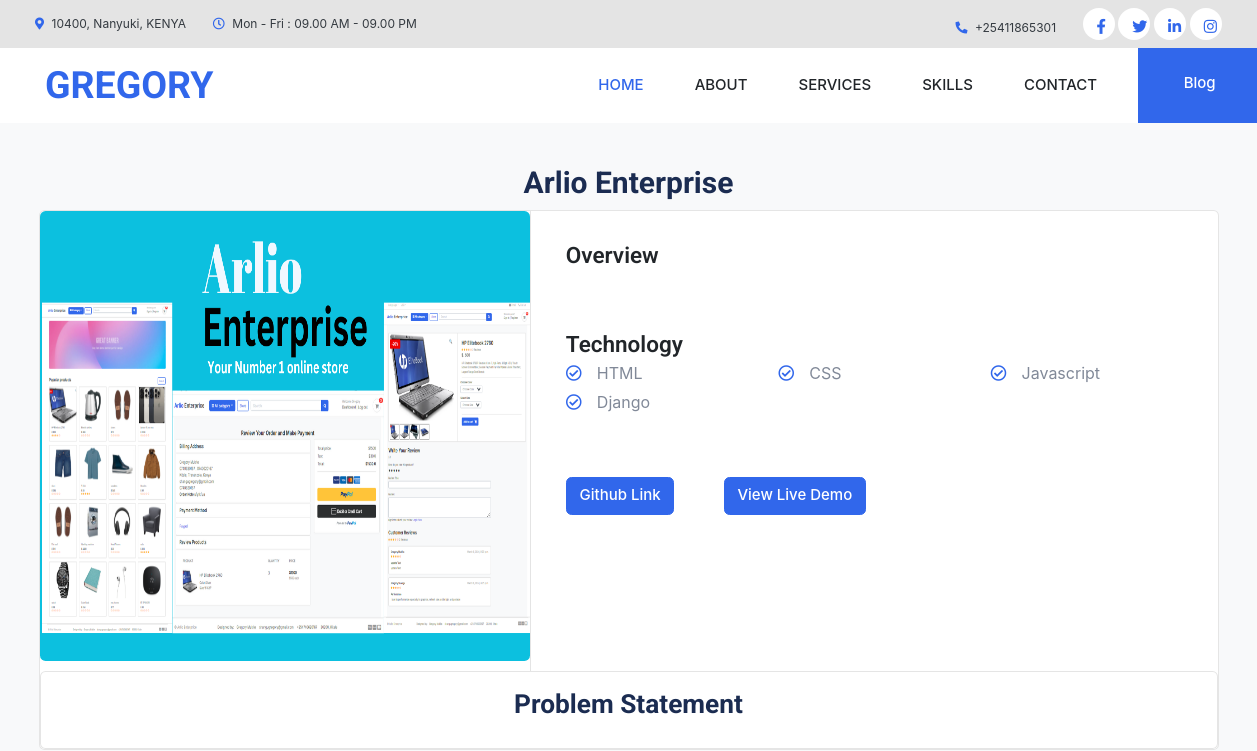
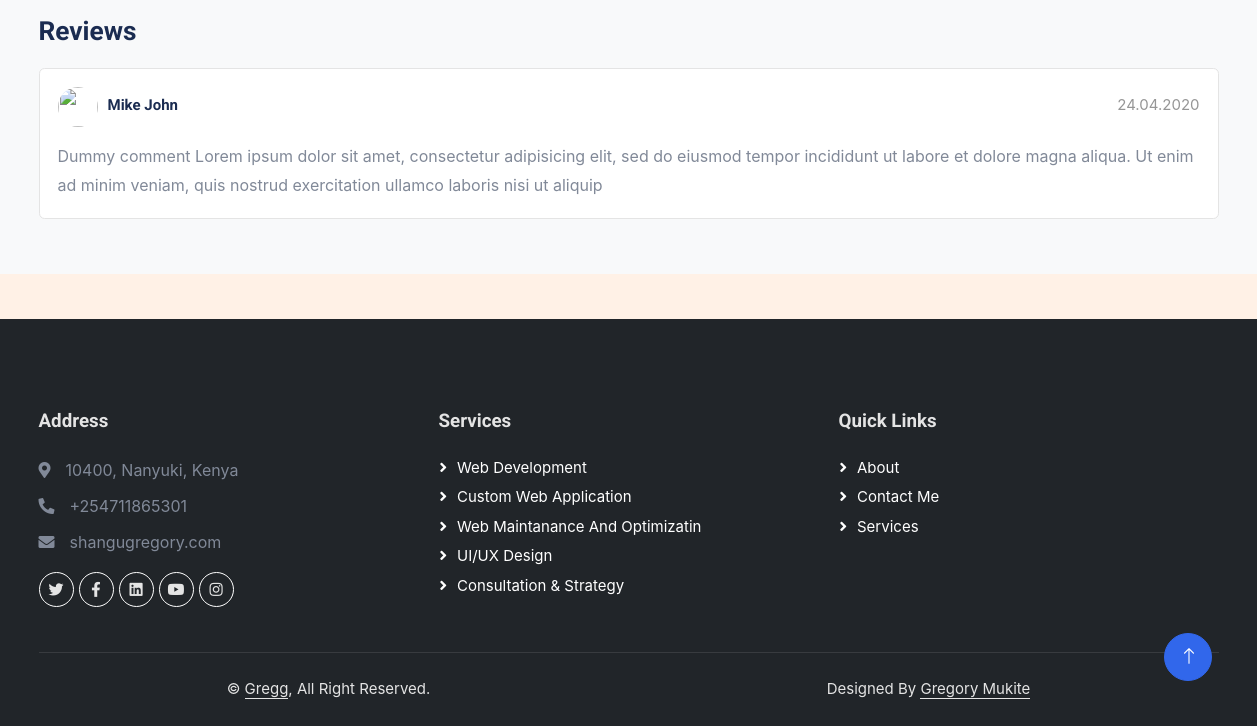
Before: /project_details/project_details/1/ with the older database file (2 pictures, top to bottom).
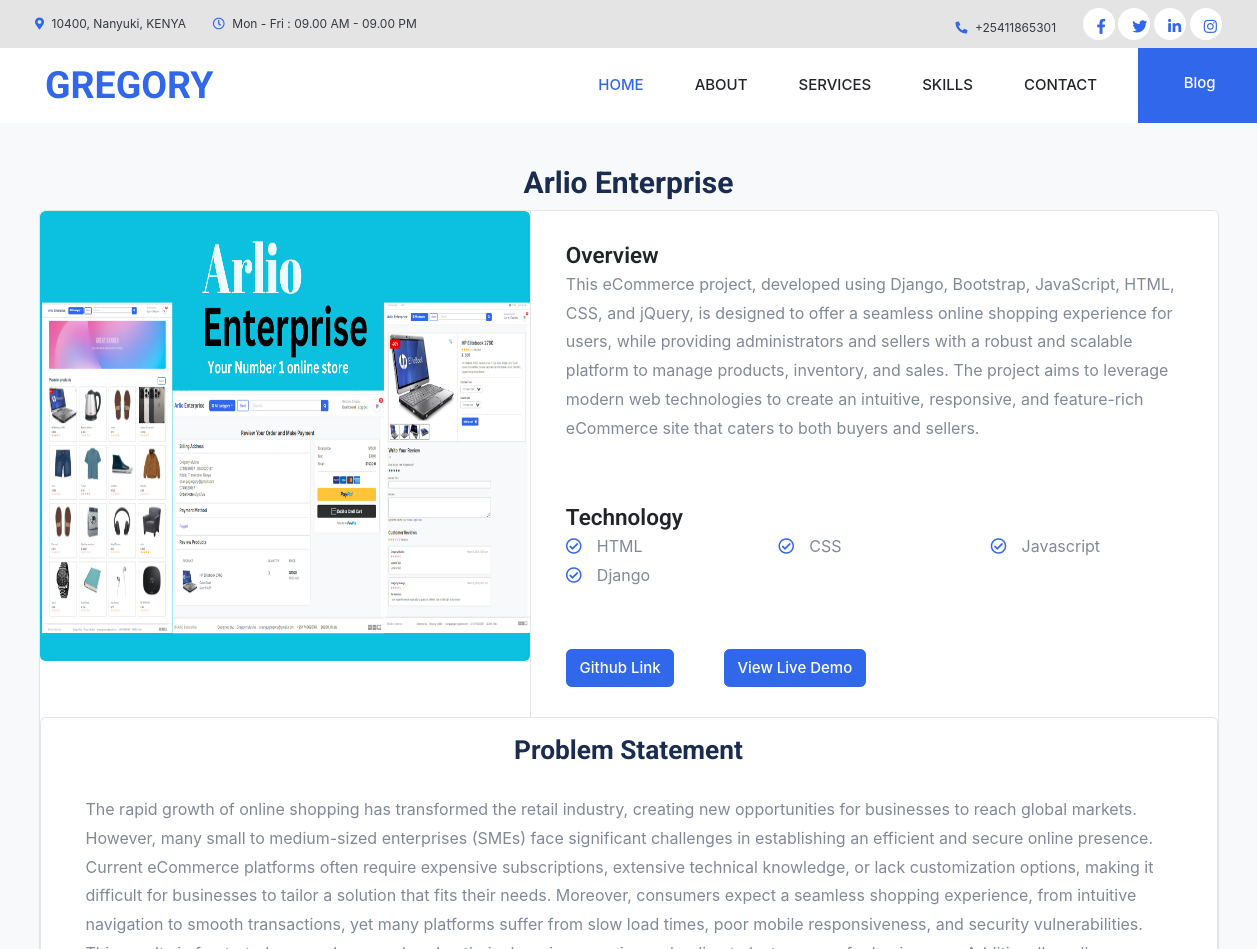
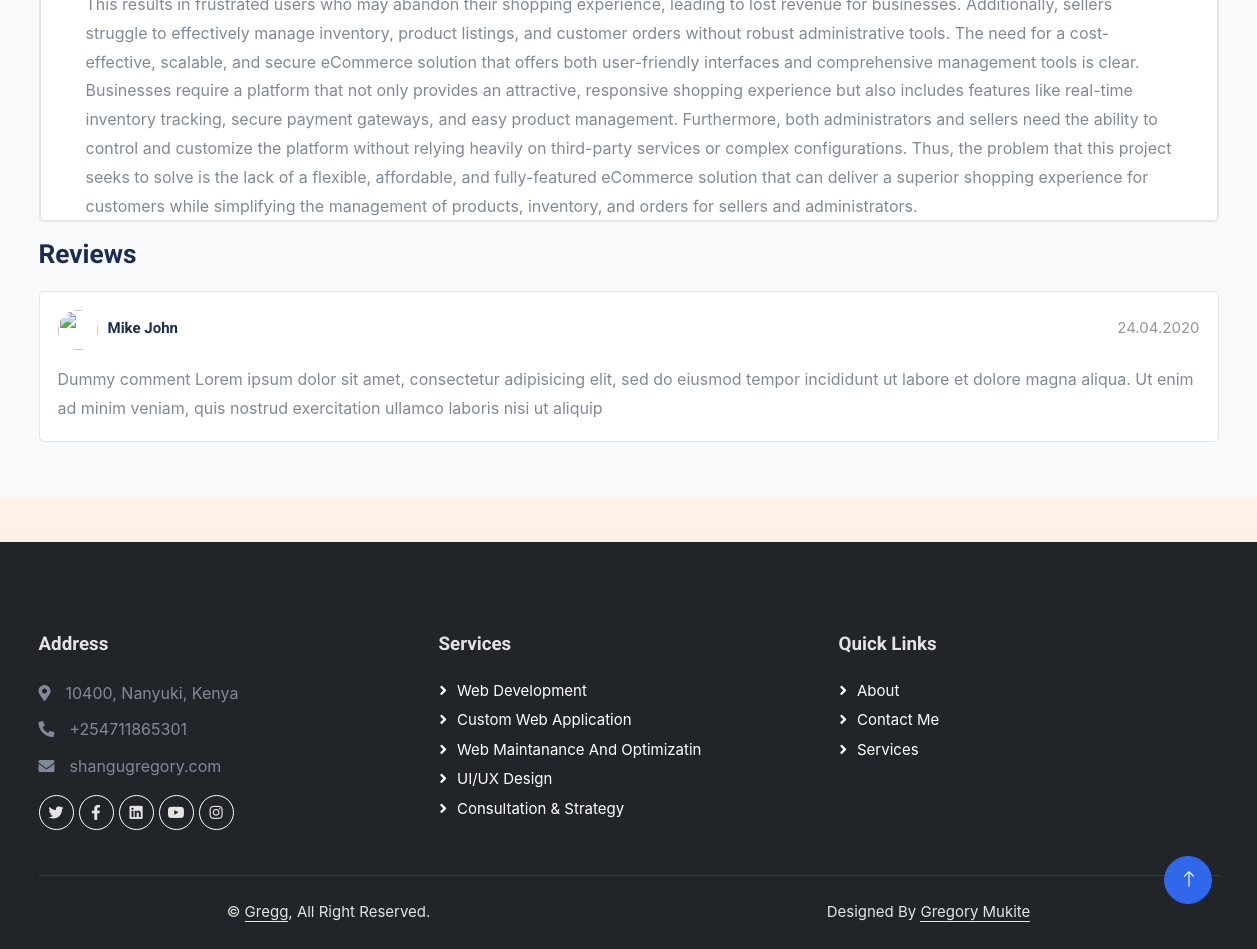
After: the same page with the newer database file (2 pictures, top to bottom).
### projects/models.py (models this page shows, shortened)
class Technology(models.Model):
    project = models.ForeignKey(Project, on_delete=models.CASCADE)
    technology =  models.CharField(max_length= 300)

class Overview(models.Model):
    project = models.ForeignKey(Project, on_delete=models.CASCADE)
    summary = models.TextField()
    problem_statement=models.TextField()

### projects/views.py (the view)
# urls.py: path('project_details/<int:id>/', ProjectDetails, name = 'project_details'),
def ProjectDetails(request, id):
    project = get_object_or_404(Project.objects.prefetch_related('overview_set', 'technology_set').filter(id = id))
    context = {
        'project':project,
    }
    return render(request,'project/project_details.html', context)

### portfolio/templates/project/project_details.html
{% extends 'home/base.html' %}
{% load static %}
{% block content %}
<section class="section-content padding-y bg">
  <div class="container">
    <div class="row">
      <main class="col-md-12">
        <h2 class="title text-center">{{project.title}}</h2>
        <div class="card">
          <div class="row no-gutters">
            <aside class="col-md-5">
              <article class="gallery-wrap">
                <div class="img-big-wrap">
                  <a href="#"><img src="{{project.image.url}}"></a>
                </div>
              </article>
            </aside>
            <main class="col-md-7 border-left">
              <article class="content-body">
                <div class="mb-0">
                  <var class="price h4">Overview</var>
                </div>
                {% for overview in project.overview_set.all %}
                <p>
                  {{overview.summary}}
                </p>
                {%endfor%}
              </article>
              <article class="content-body">
                <div class="mb-0">
                  <var class="price h4">Technology</var>
                </div>
                <div class="row">
                  {% for technology in project.technology_set.all %}
                  <div class="col-md-4">
                    <p><i class="far fa-check-circle text-primary me-3"></i>{{ technology.technology }}</p>
                  </div>
                  {%endfor%}
                </div>
              </article>
              <article class="content-body ">
                <a href="" class="btn btn-primary mr-5">Github Link</a>
                <a href="" class="btn btn-primary">View Live Demo</a>
              </article>
            </main>
            <div class="col-md-13">
              <div class="card">
                <header class="section-heading ">
                  <h3 class="text-center">Problem Statement</h3>
                </header>
                {% for technology in project.overview_set.all %}
                <div class="mt-0 mr-5 ml-5">
                  <p>{{technology.problem_statement}} </p>
                </div>
                {% endfor %}
              </div>
            </div>
          </div>
        </div>
        <div class="row">
          <div class="col-md-12">
            <header class="section-heading">
              <h3>Reviews </h3>
            </header>
            <article class="box mb-3">
              <div class="icontext w-100">
                <img src="./images/avatars/avatar1.jpg" class="img-xs icon rounded-circle">
                <div class="text">
                  <span class="date text-muted float-md-right">24.04.2020 </span>
                  <h6 class="mb-1">Mike John </h6>
                </div>
              </div>
              <div class="mt-3">
                <p>
                  Dummy comment Lorem ipsum dolor sit amet, consectetur adipisicing elit, sed do eiusmod
                  tempor incididunt ut labore et dolore magna aliqua. Ut enim ad minim veniam,
                  quis nostrud exercitation ullamco laboris nisi ut aliquip
                </p>
              </div>
            </article>
          </div>
        </div>
      </main>
    </div>
  </div>
</section>
{% endblock content %}

Changed rows visible on the page:
added Overview: summary "This eCommerce project, developed using Django, Bootstrap, JavaScript, HTML, CSS, and jQuery, is designed to offer a seamless online shopping experience for users, while providing administrators and sellers with a robust and scalable platform to manage products, inventory, and sales. The project aims to leverage modern web technologies to create an intuitive, responsive, and feature-rich eCommerce site that caters to both buyers and sellers.", problem_statement "The rapid growth of online shopping has transformed the retail industry, creating new opportunities for businesses to reach global markets. However, many small to medium-sized enterprises (SMEs) face significant challenges in establishing an efficient and secure online presence. Current eCommerce platforms often require expensive subscriptions, extensive technical knowledge, or lack customization options, making it difficult for businesses to tailor a solution that fits their needs. Moreover, consumers expect a seamless shopping experience, from intuitive navigation to smooth transactions, yet many platforms suffer from slow load times, poor mobile responsiveness, and security…"
